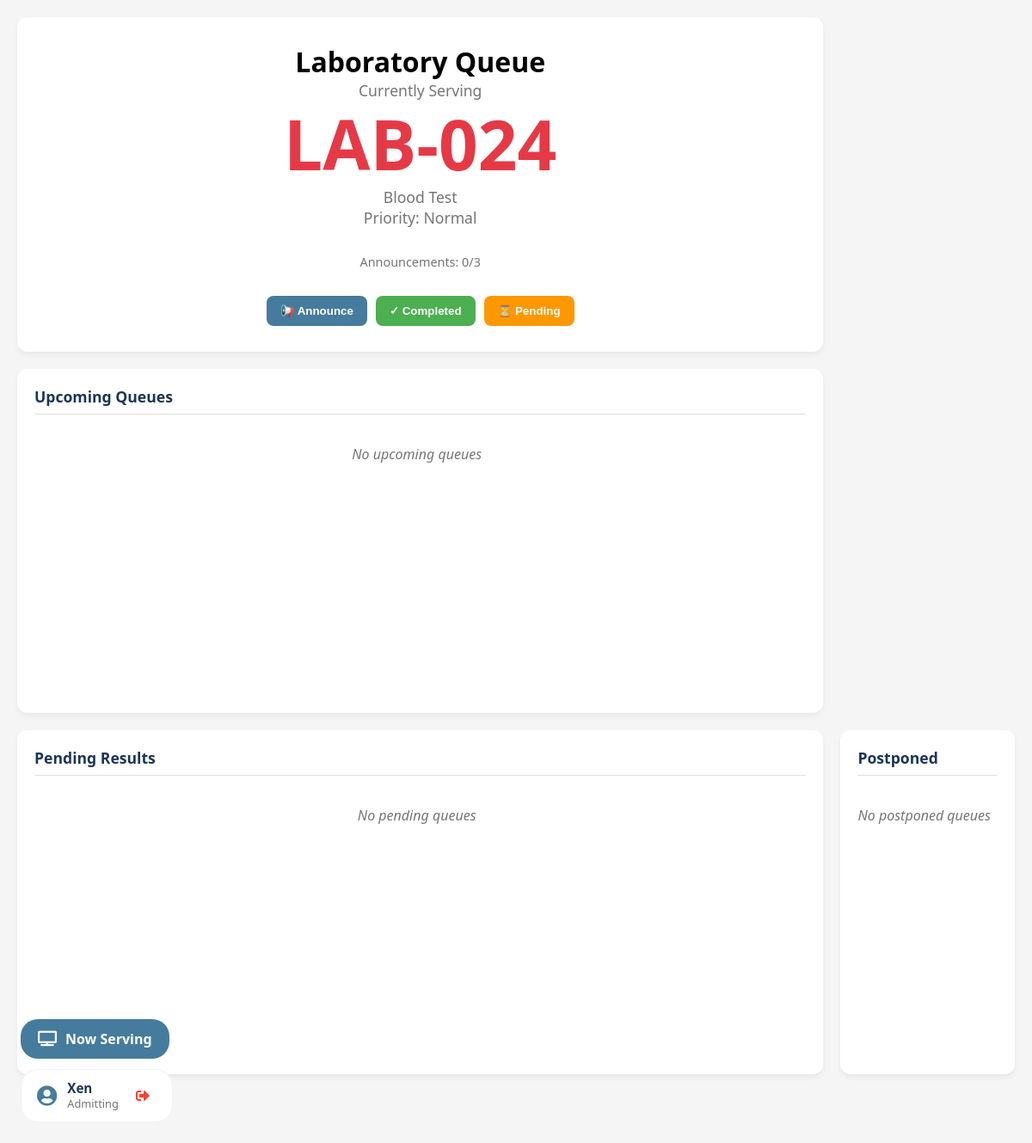
/queue_lab.php (signed in), run on the app's committed database.
### tables this page shows
CREATE TABLE `departments` (
  `dept_id` int(11) NOT NULL,
  `name` varchar(255) DEFAULT NULL,
  `description` text DEFAULT NULL,
  `date_created` datetime DEFAULT current_timestamp()
);

CREATE TABLE `queues` (
  `qid` int(11) NOT NULL,
  `queue_num` varchar(20) NOT NULL,
  `status` enum('waiting','in-progress','completed','postponed','pending') DEFAULT 'waiting',
  `service_name` varchar(100) NOT NULL,
  `priority` enum('Normal','Emergency','PWD','Senior Citizen','Pregnant','Red Flag') DEFAULT 'Normal',
  `department_id` int(11) NOT NULL,
  `announcement_count` int(11) NOT NULL,
  `was_postponed` tinyint(4) NOT NULL DEFAULT 0,
  `created_at` datetime DEFAULT current_timestamp(),
  `updated_at` datetime DEFAULT current_timestamp() ON UPDATE current_timestamp(),
  `created_by` int(11) NOT NULL
);

### queue_lab.php (the view, shortened to what this page needs)
<?php
require('lib/conn.php');
$username = $_SESSION['username'];
$departmentId = isset($_GET['department_id']) ? intval($_GET['department_id']) : 8;
$deptName = "Unknown Department";
$deptStmt = $conn->prepare("SELECT name FROM departments WHERE dept_id = :dept_id");
$deptStmt->execute(['dept_id' => $departmentId]);
if ($row = $deptStmt->fetch()) {
    $deptName = $row['name'];
}
$userDeptName = "Unknown User's Department";
$deptStmt = $conn->prepare("SELECT d.name FROM departments d
                            JOIN users u ON d.dept_id = u.dept_id
                            WHERE u.user_id = :user_id ");
$deptStmt->execute(['user_id' => $_SESSION['user_id']]);
if ($row = $deptStmt->fetch()){
  $userDeptName = $row['name'];
}
$currentStmt = $conn->prepare("
    SELECT * FROM queues
    WHERE status = 'in-progress' AND department_id = :dept_id
    ORDER BY
            CASE
                WHEN priority = 'Red Flag' THEN 0
                 WHEN priority = 'Emergency' THEN 1
                WHEN priority IN ('PWD', 'Senior Citizen', 'Pregnant') THEN 2
                ELSE 3
            END,
        CAST(SUBSTRING(queue_num, 3) AS UNSIGNED) ASC
    LIMIT 1
");
$currentStmt->execute(['dept_id' => $departmentId]);
$currentQueue = $currentStmt->fetch();
$upcomingStmt = $conn->prepare("
    SELECT * FROM queues
    WHERE status = 'waiting' AND department_id = :dept_id
     ORDER BY
            CASE
                WHEN priority = 'Red Flag' THEN 0
                 WHEN priority = 'Emergency' THEN 1
                WHEN priority IN ('PWD', 'Senior Citizen', 'Pregnant') THEN 2
                ELSE 3
            END,
        created_at ASC
");
$upcomingStmt->execute(['dept_id' => $departmentId]);
$allUpcomingQueues = $upcomingStmt->fetchAll();
$postponedStmt = $conn->prepare("
    SELECT * FROM queues
    WHERE status = 'postponed' AND department_id = :dept_id
    ORDER BY updated_at DESC
    LIMIT 5
");
$postponedStmt->execute(['dept_id' => $departmentId]);
$postponedQueues = $postponedStmt->fetchAll();
$pendingStmt = $conn->prepare("
    SELECT * FROM queues
    WHERE status = 'pending' AND department_id = :dept_id
    ORDER BY updated_at DESC
    LIMIT 5
");
$pendingStmt->execute(['dept_id' => $departmentId]);
$pendingQueues = $pendingStmt->fetchAll();
$hasUpcomingQueues = count($allUpcomingQueues) > 0;
?>
<!DOCTYPE html>
<html lang="en">
<head>
  <link rel="stylesheet" href="https://cdnjs.cloudflare.com/ajax/libs/font-awesome/5.15.4/css/all.min.css">
</head>
<body>
<div class="user-info-panel">
  <a href="lab_display.php" class="now-serving-btn" title="View Display Screen" target="_blank">
    <i class="fas fa-tv"></i>
    <span>Now Serving</span>
  </a>
  <div class="user-info-content">
    <i class="fas fa-user-circle user-icon"></i>
    <div class="user-details">
      <span class="username"><?php echo htmlspecialchars($username); ?></span>
      <span class="dept-name"><?php echo htmlspecialchars($userDeptName); ?></span>
    </div>
    <button id="logoutBtn" class="logout-btn" title="Logout">
      <i class="fas fa-sign-out-alt"></i>
    </button>
  </div>
</div>
  <div class="side-panel">
    <div class="card">
      <div class="card-header">
        <span>Pending Results</span>
      </div>
      <div class="card-body">
        <?php if (empty($pendingQueues)): ?>
          <div class="empty-state">No pending queues</div>
        <?php endif; ?>
      </div>
    </div>
  </div>
  <div class="main-content">
    <div class="card current-queue">
      <h1><?= htmlspecialchars($deptName) ?> Queue</h1>
      <?php if ($currentQueue): ?>
        <div class="queue-details">
          <div>Currently Serving</div>
          <div class="queue-number"><?= $currentQueue['queue_num'] ?></div>
          <div><?= htmlspecialchars($currentQueue['service_name']) ?></div>
          <div>Priority: <?= ucfirst($currentQueue['priority']) ?></div>
        </div>
        <div class="announcement-count">
          Announcements: <?= $currentQueue['announcement_count'] ?? 0 ?>/3
        </div>
        <div class="queue-actions">
          <?php if (($currentQueue['announcement_count'] ?? 0) < 3): ?>
            <button class="announce-btn btn btn-primary" onclick="announceCurrentQueue()">
              📢 Announce
            </button>
          <?php else: ?>
            <button class="announce-btn btn btn-primary" disabled style="opacity: 0.6; cursor: not-allowed;">
              📢 Announce (Max 3)
            </button>
          <?php endif; ?>
          <?php if (!$hasUpcomingQueues): ?>
            <form method="post">
              <button type="submit" name="complete_current" class="btn btn-success">
                ✓ Completed
              </button>
            </form>
          <?php endif; ?>
          <form method="post" style="display:inline;">
            <button type="submit" name="pending_queue" class="btn btn-warning">
              ⏳ Pending
            </button>
          </form>
        </div>
      <?php else: ?>
        <div class="empty-state">No active queue</div>
      <?php endif; ?>
    </div>
    <div class="card">
      <div class="card-header">
        <span>Upcoming Queues</span>
      </div>
      <div class="card-body">
        <?php if (count($allUpcomingQueues) > 0): ?>
          <?php foreach (array_slice($allUpcomingQueues, 0, 10) as $q): ?>
            <div class="queue-item">
              <span class="queue-item-number"><?= $q['queue_num'] ?></span>
              <span class="priority-flag <?= getPriorityClass($q['priority']) ?>">
                <?= ucfirst($q['priority']) ?>
              </span>
              <?php if ($q['was_postponed'] ?? false): ?>
                <form method="post" style="display:inline;">
                  <input type="hidden" name="qid" value="<?= $q['qid'] ?>">
                  <button type="submit" name="repostpone" class="btn-undo" title="Return to postponed">
                    ↻ Undo
                  </button>
                </form>
              <?php endif; ?>
            </div>
          <?php endforeach; ?>
          <?php if (count($allUpcomingQueues) > 10): ?>
            <div style="text-align: center; color: var(--dark-gray); font-size: 0.9rem;">
              +<?= count($allUpcomingQueues) - 10 ?> more in queue
            </div>
          <?php endif; ?>
        <?php else: ?>
          <div class="empty-state">No upcoming queues</div>
        <?php endif; ?>
      </div>
    </div>
  </div>
  <div class="side-panel">
    <div class="card">
      <div class="card-header">
        <span>Postponed</span>
      </div>
      <div class="card-body">
        <?php if (empty($postponedQueues)): ?>
          <div class="empty-state">No postponed queues</div>
        <?php endif; ?>
      </div>
    </div>
  </div>
</body>
</html>

### queue_lab.php (style rules this page uses)
:root { --primary: #457b9d; --primary-dark: #1d3557; --secondary: #e63946; --warning: #FF9800; --danger: #f44336; --success: #4CAF50; --light-gray: #f5f5f5; --gray: #e0e0e0; --dark-gray: #757575; --white: #ffffff; }
* { box-sizing: border-box; margin: 0; padding: 0; }
body { font-family: 'Segoe UI', Tahoma, Geneva, Verdana, sans-serif; background: var(--light-gray); padding: 20px; min-height: 100vh; display: grid; grid-template-columns: 300px 1fr 300px; gap: 20px; max-width: 1600px; margin: 0 auto; }
.side-panel { display: flex; flex-direction: column; gap: 20px; }
.main-content { display: flex; flex-direction: column; gap: 20px; }
.card { background: var(--white); border-radius: 12px; box-shadow: 0 4px 6px rgba(0, 0, 0, 0.05); padding: 20px; transition: transform 0.2s, box-shadow 0.2s; display: flex; flex-direction: column; height: 400px; }
.card-header { font-size: 1.1rem; font-weight: 600; color: var(--primary-dark); margin-bottom: 15px; padding-bottom: 8px; border-bottom: 1px solid var(--gray); display: flex; justify-content: space-between; align-items: center; }
.card-body { display: flex; flex-direction: column; gap: 12px; overflow-y: auto; flex-grow: 1; padding-right: 8px; }
.current-queue { text-align: center; padding: 30px 20px; height: auto; }
.queue-number { font-size: 5rem; font-weight: 700; color: var(--secondary); margin: 10px 0; line-height: 1; }
.queue-details { color: var(--dark-gray); font-size: 1.1rem; margin-bottom: 20px; }
.queue-actions { display: flex; flex-wrap: wrap; justify-content: center; gap: 10px; margin-top: 20px; }
.btn { padding: 10px 16px; border: none; border-radius: 8px; font-weight: 600; cursor: pointer; display: inline-flex; align-items: center; justify-content: center; gap: 6px; transition: all 0.2s; }
.btn-primary { background: var(--primary); color: var(--white); }
.btn-success { background: var(--success); color: var(--white); }
.btn-warning { background: var(--warning); color: var(--white); }
.announcement-count { text-align: center; font-size: 0.9rem; color: var(--dark-gray); margin: 10px 0; }
.empty-state { color: var(--dark-gray); font-style: italic; text-align: center; padding: 20px 0; }
.user-info-panel { position: fixed; bottom: 24px; left: 24px; z-index: 1000; display: flex; flex-direction: column; gap: 12px; }
.user-info-content { display: flex; align-items: center; gap: 12px; background: white; padding: 12px 18px; border-radius: 20px; box-shadow: var(--shadow-md); border: 1px solid rgba(0,0,0,0.05); order: 2; }
.now-serving-btn { background: var(--primary); color: white; padding: 12px 20px; border-radius: 20px; font-weight: 600; display: flex; align-items: center; gap: 10px; text-decoration: none; box-shadow: var(--shadow-md); transition: all 0.2s; font-size: 1rem; order: 1; width: fit-content; }
.user-icon { color: var(--primary); font-size: 1.5rem; }
.user-details { display: flex; flex-direction: column; line-height: 1.3; }
.username { font-weight: 600; color: var(--primary-dark); font-size: 0.95rem; }
.dept-name { color: var(--dark-gray); font-size: 0.8rem; }
.logout-btn { background: none; border: none; color: var(--danger); cursor: pointer; font-size: 1rem; width: 32px; height: 32px; display: flex; align-items: center; justify-content: center; border-radius: 50%; transition: all 0.2s; }
.now-serving-btn i { font-size: 1.1rem; }
@media (max-width: 1200px) { body { grid-template-columns: 1fr; } }
@media (max-width: 1200px) { .side-panel { grid-row: 2; flex-direction: row; flex-wrap: wrap; } }
@media (max-width: 1200px) { .side-panel > .card { flex: 1 1 350px; } }
@media (max-width: 1200px) { .user-info-panel { flex-direction: column; align-items: flex-start; } }
body { padding-bottom: 80px; }

### data on the page
departments: name "Admitting"
departments: name "Laboratory"
queues: queue_num "LAB-024", service_name "Blood Test", priority "Normal", announcement_count "0"

### other printed values
$username "Xen"
